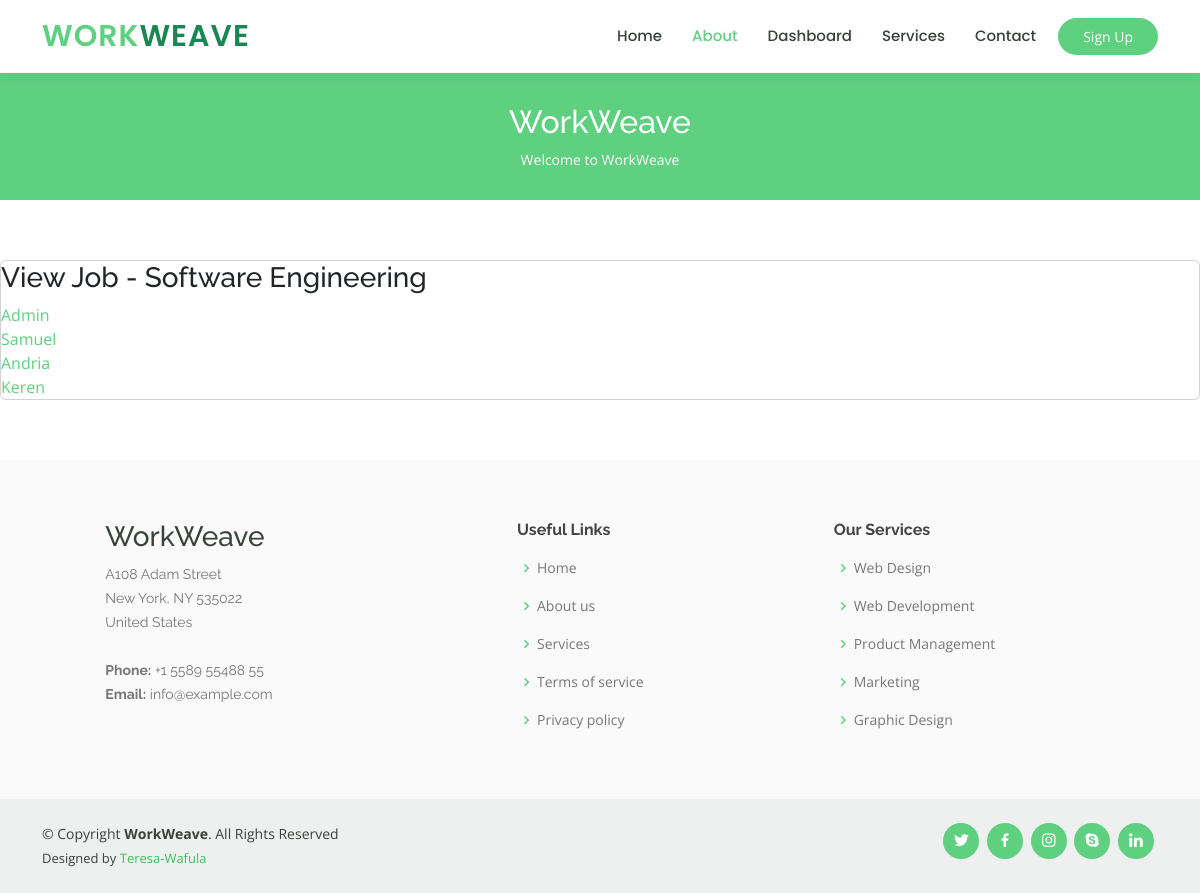
The page /job/1/ (signed in) on the database its author committed.
### Jobs/models.py (models this page shows, shortened)
class Job(models.Model):
    title = models.CharField(max_length=50)
    description = models.TextField()
    long_description = models.TextField(blank=True, null=True)
    created_by = models.ForeignKey(User, related_name='jobs', on_delete=models.CASCADE)
    created_at = models.DateTimeField(auto_now_add=True)
    change_at = models.DateTimeField(auto_now=True)

class Application(models.Model):
    job = models.ForeignKey(Job, related_name='applications', on_delete=models.CASCADE)
    content = models.TextField()
    experience = models.TextField()
    created_by = models.ForeignKey(User, related_name='applications', on_delete=models.CASCADE)
    created_at = models.DateTimeField(auto_now_add=True)

### Jobs/views.py (the view)
# urls.py: path('job/<int:job_id>/', view_job, name="job"),
@login_required
def view_job(request, job_id):
    job = get_object_or_404(Job, pk= job_id, created_by=request.user)
    return render(request, 'view_job.html', {'job':job})

### templates/view_job.html
{% extends 'base.html' %}
{% block content %}
   <div class="card">
    <h3>View Job - {{ job.title }}</h3>
   {% for application in job.applications.all %}
       <a href="{% url 'application' application.id %}">{{ application.created_by.get_username }}</a>
   {% endfor %}
   </div>
{% endblock %}

### static/assets/css/style.css (style rules this page uses)
body { font-family: "Open Sans", sans-serif; color: #444444; }
a { color: #5fcf80; text-decoration: none; }
h1, h2, h3, h4, h5, h6 { font-family: "Raleway", sans-serif; }

### rows shown on the page
Job: title "Software Engineering"
Application: created_by.get_username "Admin"
Application: created_by.get_username "Samuel"
Application: created_by.get_username "Andria"
Application: created_by.get_username "Keren"
